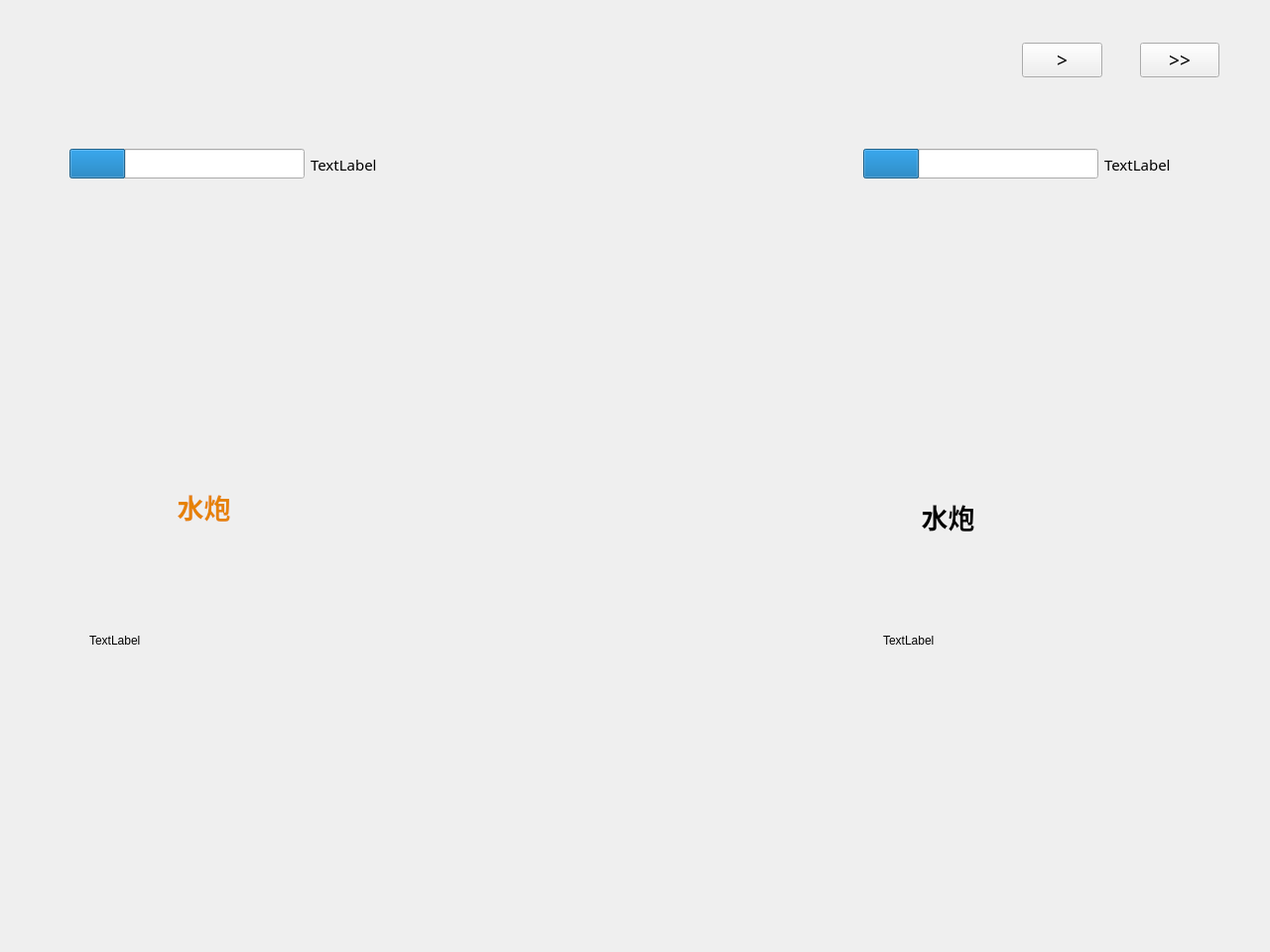
<?xml version="1.0" encoding="UTF-8"?>
<ui version="4.0">
 <class>Battle</class>
 <widget class="QWidget" name="Battle">
  <property name="geometry">
   <rect>
    <x>0</x>
    <y>0</y>
    <width>1280</width>
    <height>960</height>
   </rect>
  </property>
  <property name="windowTitle">
   <string>Form</string>
  </property>
  <widget class="QWidget" name="layoutWidget">
   <property name="geometry">
    <rect>
     <x>1030</x>
     <y>40</y>
     <width>205</width>
     <height>42</height>
    </rect>
   </property>
   <property name="font">
    <font>
     <family>微软雅黑</family>
     <pointsize>14</pointsize>
    </font>
   </property>
   <layout class="QHBoxLayout" name="horizontalLayout">
    <property name="spacing">
     <number>38</number>
    </property>
    <property name="leftMargin">
     <number>0</number>
    </property>
    <property name="topMargin">
     <number>0</number>
    </property>
    <property name="rightMargin">
     <number>6</number>
    </property>
    <property name="bottomMargin">
     <number>0</number>
    </property>
    <item>
     <widget class="QPushButton" name="oneSpeed">
      <property name="font">
       <font>
        <family>微软雅黑</family>
        <pointsize>14</pointsize>
       </font>
      </property>
      <property name="text">
       <string>&gt;</string>
      </property>
     </widget>
    </item>
    <item>
     <widget class="QPushButton" name="twoSpeed">
      <property name="font">
       <font>
        <family>微软雅黑</family>
        <pointsize>14</pointsize>
       </font>
      </property>
      <property name="text">
       <string>&gt;&gt;</string>
      </property>
     </widget>
    </item>
   </layout>
  </widget>
  <widget class="QWidget" name="layoutWidget">
   <property name="geometry">
    <rect>
     <x>70</x>
     <y>140</y>
     <width>1161</width>
     <height>51</height>
    </rect>
   </property>
   <property name="font">
    <font>
     <family>微软雅黑</family>
     <pointsize>11</pointsize>
    </font>
   </property>
   <layout class="QHBoxLayout" name="horizontalLayout_4" stretch="5,6,5">
    <item>
     <layout class="QVBoxLayout" name="verticalLayout" stretch="1">
      <item>
       <layout class="QHBoxLayout" name="horizontalLayout_2" stretch="2,1">
        <item>
         <widget class="QProgressBar" name="hpPerA">
          <property name="font">
           <font>
            <family>微软雅黑</family>
            <pointsize>11</pointsize>
           </font>
          </property>
          <property name="value">
           <number>24</number>
          </property>
          <property name="textVisible">
           <bool>false</bool>
          </property>
         </widget>
        </item>
        <item>
         <widget class="QLabel" name="hpA">
          <property name="font">
           <font>
            <family>微软雅黑</family>
            <pointsize>11</pointsize>
           </font>
          </property>
          <property name="text">
           <string>TextLabel</string>
          </property>
         </widget>
        </item>
       </layout>
      </item>
     </layout>
    </item>
    <item>
     <spacer name="horizontalSpacer">
      <property name="font">
       <font>
        <family>微软雅黑</family>
        <pointsize>11</pointsize>
       </font>
      </property>
      <property name="orientation">
       <enum>Qt::Horizontal</enum>
      </property>
      <property name="sizeHint" stdset="0">
       <size>
        <width>40</width>
        <height>20</height>
       </size>
      </property>
     </spacer>
    </item>
    <item>
     <layout class="QVBoxLayout" name="verticalLayout_2" stretch="1">
      <item>
       <layout class="QHBoxLayout" name="horizontalLayout_3" stretch="2,1">
        <item>
         <widget class="QProgressBar" name="hpPerB">
          <property name="font">
           <font>
            <family>微软雅黑</family>
            <pointsize>11</pointsize>
           </font>
          </property>
          <property name="acceptDrops">
           <bool>false</bool>
          </property>
          <property name="value">
           <number>24</number>
          </property>
          <property name="textVisible">
           <bool>false</bool>
          </property>
         </widget>
        </item>
        <item>
         <widget class="QLabel" name="hpB">
          <property name="font">
           <font>
            <family>微软雅黑</family>
            <pointsize>11</pointsize>
           </font>
          </property>
          <property name="text">
           <string>TextLabel</string>
          </property>
         </widget>
        </item>
       </layout>
      </item>
     </layout>
    </item>
   </layout>
  </widget>
  <widget class="QLabel" name="picA">
   <property name="geometry">
    <rect>
     <x>90</x>
     <y>550</y>
     <width>191</width>
     <height>191</height>
    </rect>
   </property>
   <property name="maximumSize">
    <size>
     <width>289</width>
     <height>271</height>
    </size>
   </property>
   <property name="text">
    <string>TextLabel</string>
   </property>
  </widget>
  <widget class="QLabel" name="picB">
   <property name="geometry">
    <rect>
     <x>890</x>
     <y>550</y>
     <width>191</width>
     <height>191</height>
    </rect>
   </property>
   <property name="maximumSize">
    <size>
     <width>289</width>
     <height>271</height>
    </size>
   </property>
   <property name="text">
    <string>TextLabel</string>
   </property>
  </widget>
  <widget class="QLabel" name="back1">
   <property name="geometry">
    <rect>
     <x>90</x>
     <y>430</y>
     <width>251</width>
     <height>151</height>
    </rect>
   </property>
   <property name="font">
    <font>
     <family>华光行书_CNKI</family>
     <pointsize>18</pointsize>
    </font>
   </property>
   <property name="text">
    <string/>
   </property>
   <property name="pixmap">
    <pixmap resource="Resources.qrc">:/back/background/back1.png</pixmap>
   </property>
   <property name="scaledContents">
    <bool>true</bool>
   </property>
  </widget>
  <widget class="QLabel" name="skill1">
   <property name="geometry">
    <rect>
     <x>140</x>
     <y>490</y>
     <width>131</width>
     <height>41</height>
    </rect>
   </property>
   <property name="font">
    <font>
     <family>华光黑体_CNKI</family>
     <pointsize>20</pointsize>
     <weight>75</weight>
     <bold>true</bold>
     <stylestrategy>PreferDefault</stylestrategy>
    </font>
   </property>
   <property name="autoFillBackground">
    <bool>false</bool>
   </property>
   <property name="styleSheet">
    <string notr="true">color:#e68200</string>
   </property>
   <property name="text">
    <string>水炮</string>
   </property>
   <property name="scaledContents">
    <bool>true</bool>
   </property>
   <property name="alignment">
    <set>Qt::AlignCenter</set>
   </property>
   <property name="wordWrap">
    <bool>false</bool>
   </property>
  </widget>
  <widget class="QLabel" name="back2">
   <property name="geometry">
    <rect>
     <x>840</x>
     <y>440</y>
     <width>251</width>
     <height>151</height>
    </rect>
   </property>
   <property name="font">
    <font>
     <family>华光行书_CNKI</family>
     <pointsize>18</pointsize>
    </font>
   </property>
   <property name="text">
    <string/>
   </property>
   <property name="pixmap">
    <pixmap resource="Resources.qrc">:/back/background/back1.png</pixmap>
   </property>
   <property name="scaledContents">
    <bool>true</bool>
   </property>
  </widget>
  <widget class="QLabel" name="skill2">
   <property name="geometry">
    <rect>
     <x>890</x>
     <y>500</y>
     <width>131</width>
     <height>41</height>
    </rect>
   </property>
   <property name="font">
    <font>
     <family>华光黑体_CNKI</family>
     <pointsize>20</pointsize>
     <weight>75</weight>
     <bold>true</bold>
     <stylestrategy>PreferDefault</stylestrategy>
    </font>
   </property>
   <property name="autoFillBackground">
    <bool>false</bool>
   </property>
   <property name="text">
    <string>水炮</string>
   </property>
   <property name="scaledContents">
    <bool>true</bool>
   </property>
   <property name="alignment">
    <set>Qt::AlignCenter</set>
   </property>
   <property name="wordWrap">
    <bool>false</bool>
   </property>
  </widget>
  <widget class="QWidget" name="layoutWidget_4">
   <property name="geometry">
    <rect>
     <x>870</x>
     <y>210</y>
     <width>231</width>
     <height>41</height>
    </rect>
   </property>
   <property name="font">
    <font>
     <family>微软雅黑</family>
     <pointsize>11</pointsize>
    </font>
   </property>
   <layout class="QHBoxLayout" name="horizontalLayout_8" stretch="3,1,3,1">
    <item>
     <widget class="QLabel" name="enemybuff1">
      <property name="minimumSize">
       <size>
        <width>79</width>
        <height>39</height>
       </size>
      </property>
      <property name="maximumSize">
       <size>
        <width>79</width>
        <height>39</height>
       </size>
      </property>
      <property name="font">
       <font>
        <family>微软雅黑</family>
        <pointsize>11</pointsize>
       </font>
      </property>
      <property name="styleSheet">
       <string notr="true">color:#00EE76</string>
      </property>
      <property name="text">
       <string/>
      </property>
      <property name="alignment">
       <set>Qt::AlignCenter</set>
      </property>
     </widget>
    </item>
    <item>
     <widget class="QLabel" name="enemybuff1N">
      <property name="minimumSize">
       <size>
        <width>26</width>
        <height>39</height>
       </size>
      </property>
      <property name="maximumSize">
       <size>
        <width>26</width>
        <height>39</height>
       </size>
      </property>
      <property name="font">
       <font>
        <family>微软雅黑</family>
        <pointsize>11</pointsize>
       </font>
      </property>
      <property name="styleSheet">
       <string notr="true">color:#00EE76</string>
      </property>
      <property name="text">
       <string/>
      </property>
      <property name="alignment">
       <set>Qt::AlignLeading|Qt::AlignLeft|Qt::AlignVCenter</set>
      </property>
     </widget>
    </item>
    <item>
     <widget class="QLabel" name="enemybuff2">
      <property name="minimumSize">
       <size>
        <width>80</width>
        <height>39</height>
       </size>
      </property>
      <property name="maximumSize">
       <size>
        <width>80</width>
        <height>39</height>
       </size>
      </property>
      <property name="font">
       <font>
        <family>微软雅黑</family>
        <pointsize>11</pointsize>
       </font>
      </property>
      <property name="styleSheet">
       <string notr="true">color:#FF6347</string>
      </property>
      <property name="text">
       <string/>
      </property>
      <property name="alignment">
       <set>Qt::AlignCenter</set>
      </property>
     </widget>
    </item>
    <item>
     <widget class="QLabel" name="enemybuff2N">
      <property name="minimumSize">
       <size>
        <width>26</width>
        <height>39</height>
       </size>
      </property>
      <property name="maximumSize">
       <size>
        <width>26</width>
        <height>39</height>
       </size>
      </property>
      <property name="font">
       <font>
        <family>微软雅黑</family>
        <pointsize>11</pointsize>
       </font>
      </property>
      <property name="styleSheet">
       <string notr="true">color:#FF6347</string>
      </property>
      <property name="text">
       <string/>
      </property>
      <property name="alignment">
       <set>Qt::AlignLeading|Qt::AlignLeft|Qt::AlignVCenter</set>
      </property>
     </widget>
    </item>
   </layout>
  </widget>
  <widget class="QWidget" name="layoutWidget_5">
   <property name="geometry">
    <rect>
     <x>70</x>
     <y>210</y>
     <width>231</width>
     <height>41</height>
    </rect>
   </property>
   <property name="font">
    <font>
     <family>微软雅黑</family>
     <pointsize>11</pointsize>
    </font>
   </property>
   <layout class="QHBoxLayout" name="horizontalLayout_9" stretch="3,1,3,1">
    <item>
     <widget class="QLabel" name="minebuff1">
      <property name="minimumSize">
       <size>
        <width>79</width>
        <height>39</height>
       </size>
      </property>
      <property name="maximumSize">
       <size>
        <width>79</width>
        <height>39</height>
       </size>
      </property>
      <property name="font">
       <font>
        <family>微软雅黑</family>
        <pointsize>11</pointsize>
       </font>
      </property>
      <property name="styleSheet">
       <string notr="true">color:#00EE76</string>
      </property>
      <property name="text">
       <string/>
      </property>
      <property name="alignment">
       <set>Qt::AlignCenter</set>
      </property>
     </widget>
    </item>
    <item>
     <widget class="QLabel" name="minebuff1N">
      <property name="minimumSize">
       <size>
        <width>26</width>
        <height>39</height>
       </size>
      </property>
      <property name="maximumSize">
       <size>
        <width>26</width>
        <height>39</height>
       </size>
      </property>
      <property name="font">
       <font>
        <family>微软雅黑</family>
        <pointsize>11</pointsize>
       </font>
      </property>
      <property name="styleSheet">
       <string notr="true">color:#00EE76</string>
      </property>
      <property name="text">
       <string/>
      </property>
      <property name="alignment">
       <set>Qt::AlignLeading|Qt::AlignLeft|Qt::AlignVCenter</set>
      </property>
     </widget>
    </item>
    <item>
     <widget class="QLabel" name="minebuff2">
      <property name="minimumSize">
       <size>
        <width>80</width>
        <height>39</height>
       </size>
      </property>
      <property name="maximumSize">
       <size>
        <width>80</width>
        <height>39</height>
       </size>
      </property>
      <property name="font">
       <font>
        <family>微软雅黑</family>
        <pointsize>11</pointsize>
       </font>
      </property>
      <property name="styleSheet">
       <string notr="true">color:#FF6347</string>
      </property>
      <property name="text">
       <string/>
      </property>
      <property name="alignment">
       <set>Qt::AlignCenter</set>
      </property>
     </widget>
    </item>
    <item>
     <widget class="QLabel" name="minebuff2N">
      <property name="minimumSize">
       <size>
        <width>26</width>
        <height>39</height>
       </size>
      </property>
      <property name="maximumSize">
       <size>
        <width>26</width>
        <height>39</height>
       </size>
      </property>
      <property name="font">
       <font>
        <family>微软雅黑</family>
        <pointsize>11</pointsize>
       </font>
      </property>
      <property name="styleSheet">
       <string notr="true">color:#FF6347</string>
      </property>
      <property name="text">
       <string/>
      </property>
      <property name="alignment">
       <set>Qt::AlignLeading|Qt::AlignLeft|Qt::AlignVCenter</set>
      </property>
     </widget>
    </item>
   </layout>
  </widget>
 </widget>
 <resources>
  <include location="Resources.qrc"/>
 </resources>
 <connections/>
</ui>
